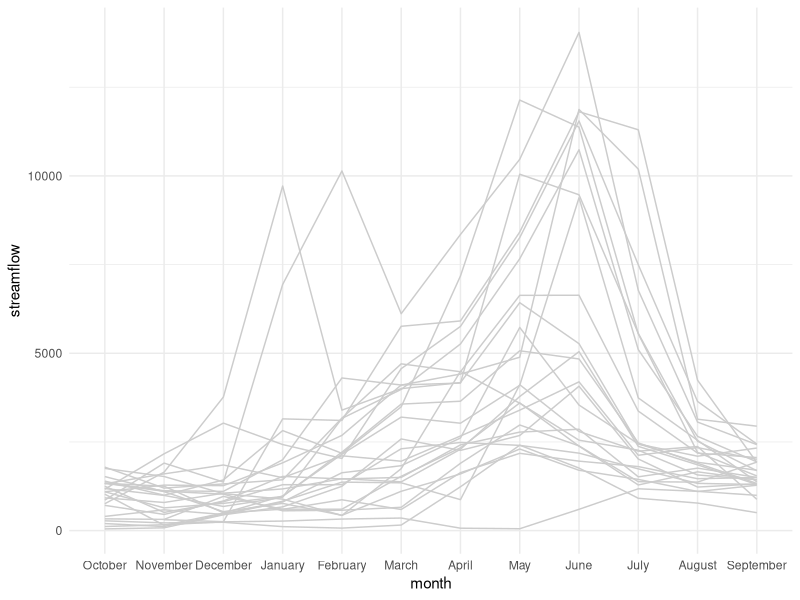
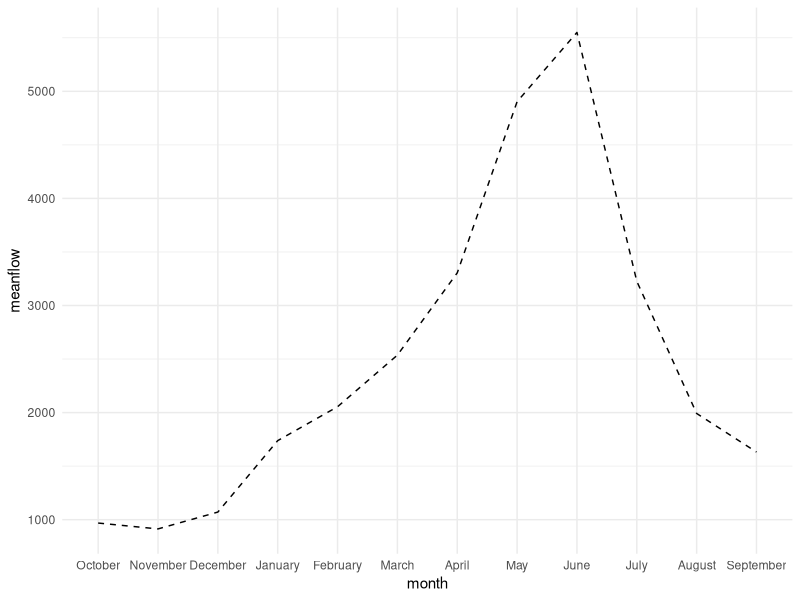
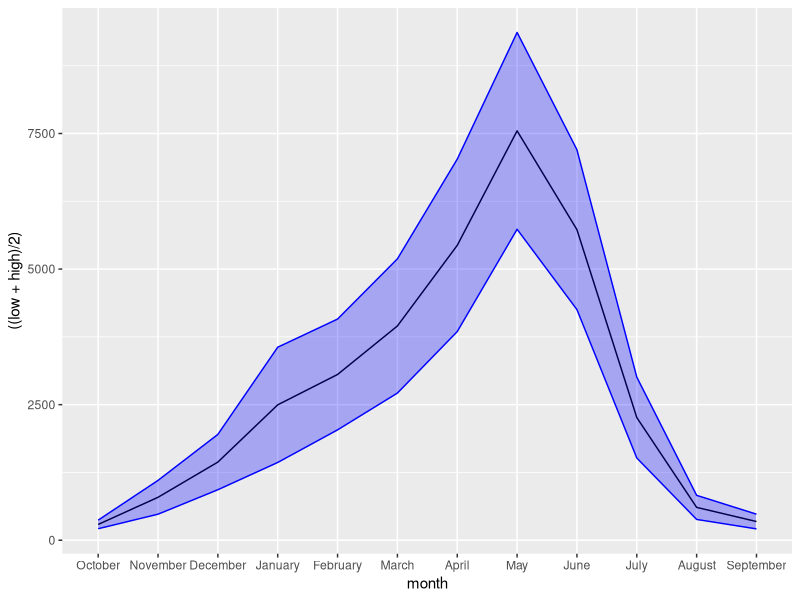
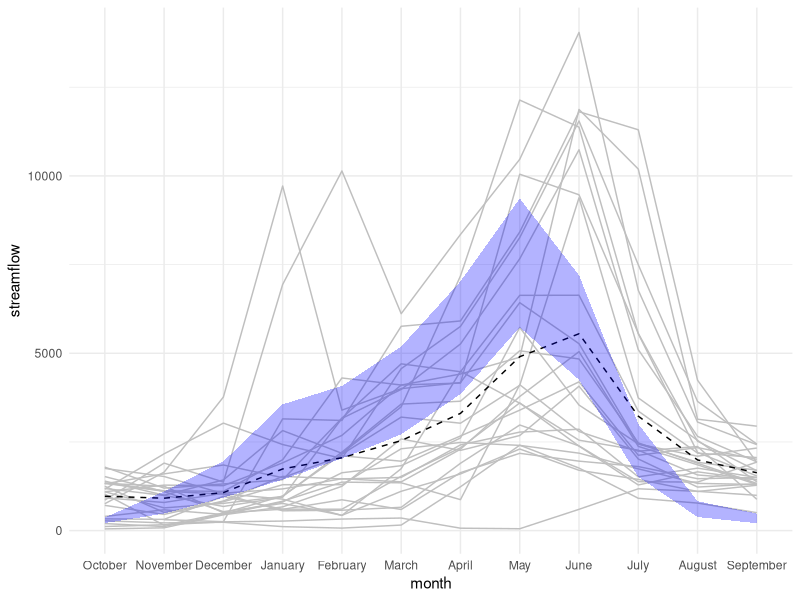

Source code (R) for these figures, in order:
## ---- chunk 1
knitr::opts_chunk$set(echo = TRUE)
## ---- chunk 2
library(tidyverse)
library(forcats)

clim <- read_csv("clim_proj.csv")

# highest of projections = rcp 4.5 cool/wet
# lowest of projections = rcp 8.5 compliment

hist <- read_csv("hist_flows.csv") %>% 
  select(year, month, streamflow) %>% 
  mutate(month = factor(month, levels = unique(month)))


## ---- chunk 3

# Organizing (badly) the data to get it ready for plotting

hist_avg <- hist %>%
  filter(year != 1995) %>% 
  group_by(month) %>% 
  summarize(meanflow = mean(streamflow)) 

clim_high_45coolwet <- clim %>% 
  filter(rcp == "rcp45", scenario == "coolwet")

clim_low_85compliment <- clim %>% 
  filter(rcp == "rcp85", scenario == "comp")

clim_low_high <- inner_join(clim_high_45coolwet, clim_low_85compliment, by = "month") %>% 
  mutate(low = streamflow.y) %>% 
  mutate(high = streamflow.x) %>% 
  select(month, low, high) %>% 
  mutate(month = factor(month, levels = unique(month)))
  


## ---- chunk 4
# start putting on a plot (individually first, to make easier to edit, then will pop together)

# historical plot

historical_plot <- ggplot(hist, aes(x = month, y = streamflow, group = year)) +
  geom_line(color = "gray80") +
  theme_minimal()

historical_plot
  
## ---- chunk 5
# historical avg

# historical plot

historical_avg_plot <- ggplot(hist_avg) +
  geom_line(aes(x = month, y = meanflow, group = 1), color = "black", linetype = "dashed") +
  theme_minimal()

historical_avg_plot
## ---- chunk 6
# climate plot

clim_plot_fill <- ggplot(clim_low_high) + 
  geom_line(aes(x = month, y = ((low+high)/2), group = 1), color = "black") +
  geom_ribbon(aes(x=month, ymin = low, ymax = high, group = 1), color = "blue", fill = "blue", alpha = 0.3)

clim_plot_fill

## ---- chunk 7
# putting them all together!

final_plot <- ggplot() +
  geom_line(data = hist, aes(x = month, y = streamflow, group = year), color = "gray75") +
  geom_line(data = hist_avg, aes(x = month, y = meanflow, group = 1), color = "black", linetype = "dashed") +
  geom_ribbon(data = clim_low_high, aes(x=month, ymin = low, ymax = high, group = 1), fill = "blue", alpha = 0.3) +
  theme_minimal()
  
final_plot
  
